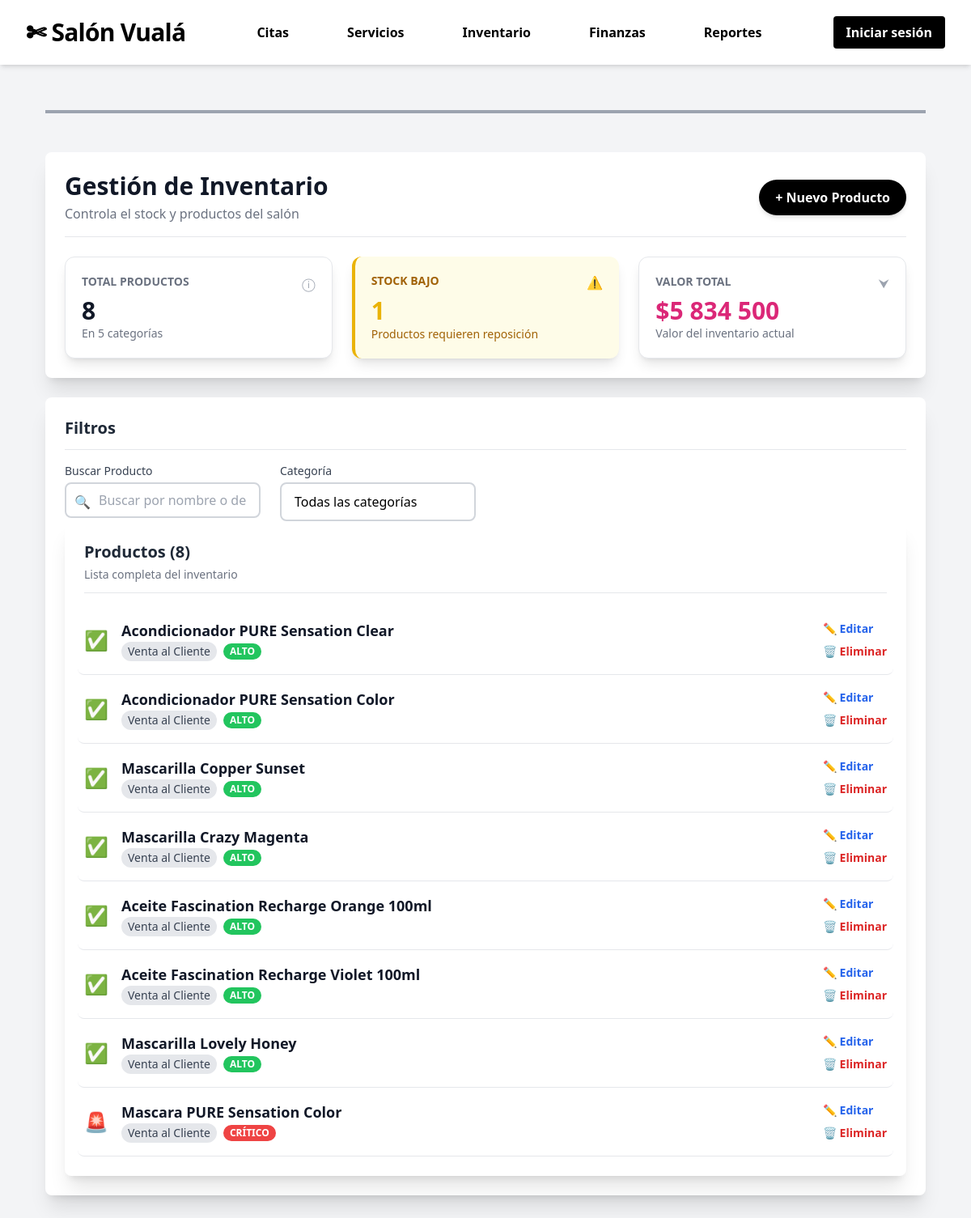
The app's page /inventario/ with its own data.
### inventario/models.py (models this page shows, shortened)
class Producto(models.Model):
    TIPO_CHOICES = [
        ("venta", "Venta al Cliente"),
        ("insumo", "Consumo Interno"),
    ]
    CATEGORIA_CHOICES = [
        ("shampoo", "Shampoo"),
        ("acondicionador", "Acondicionador"),
        ("mascarilla", "Mascarilla / Máscara"),
        ("aceite", "Aceite / Aceite"),
        ("otros", "Otros"),
    ]
    nombre = models.CharField(max_length=100)
    descripcion = models.TextField(blank=True)
    tipo = models.CharField(max_length=10, choices=TIPO_CHOICES, default="venta")
    categoria = models.CharField(
        max_length=20,
        choices=CATEGORIA_CHOICES,
        default="otros"
    )
    precio = models.PositiveIntegerField(default=0)
    stock = models.PositiveIntegerField(default=0)
    stock_minimo = models.PositiveIntegerField(default=5)
    codigo_barra = models.CharField(max_length=50, unique=True)
    unidad = models.CharField(max_length=20, default="und")
    imagen = models.ImageField(upload_to="productos/", blank=True, null=True)

### inventario/views.py (the view)
# urls.py: path('inventario/', include('inventario.urls')),
def inventario(request):
    productos = Producto.objects.all()
    search = request.GET.get("search", "").strip()
    category = request.GET.get("category", "").strip()
    if search:
        productos = productos.filter(
            Q(nombre__icontains=search) |
            Q(descripcion__icontains=search)
        )
    if category:
        productos = productos.filter(categoria=category)
    total_productos = productos.count()
    stock_bajo = productos.filter(stock__lte=F('stock_minimo')).count()
    valor_total = sum(p.precio * p.stock for p in productos)
    return render(request, 'inventario/inventario.html', {
        'productos': productos,
        'total_productos': total_productos,
        'stock_bajo': stock_bajo,
        'valor_total': valor_total,
        'search': search,
        'category': category,
    })

### inventario/templates/inventario/inventario.html (shortened to what this page needs)
{% extends "inicio/base_dashboard.html" %}
{% load humanize %}
{% block content %}
<div class="min-h-screen bg-gray-100 p-4 sm:p-6 lg:p-8">
    <div class="max-w-7xl mx-auto">
        <div class="max-w-7xl mx-auto pt-6 mb-6 border-t-4 border-gray-400"></div>
        <div class="bg-white shadow-xl rounded-lg p-6 mb-6">
            <div class="flex justify-between items-start sm:items-center mb-4 border-b pb-4">
                <div>
                    <h1 class="text-3xl font-extrabold text-gray-900">Gestión de Inventario</h1>
                    <p class="text-base text-gray-500 mt-1">Controla el stock y productos del salón</p>
                </div>
                <a href="{% url 'agregar_producto_form' %}"
   class="bg-black text-white px-5 py-2.5 rounded-full font-semibold text-base mt-3 sm:mt-0 hover:bg-pink-500 transition-all duration-300 shadow-md hover:shadow-lg">
    + Nuevo Producto
</a>
            </div>
            <div class="grid grid-cols-1 md:grid-cols-3 gap-6 mt-6">
                <div class="bg-white border border-gray-200 p-5 rounded-xl shadow-lg flex flex-col justify-between">
                    <div class="flex justify-between items-start">
                        <h3 class="text-gray-500 font-semibold uppercase text-sm">Total Productos</h3>
                        <span class="text-gray-400 cursor-pointer hover:text-gray-600">ⓘ</span>
                    </div>
                   <p class="text-3xl font-extrabold text-gray-900 mt-1">{{ total_productos }}</p>
                    <p class="text-sm text-gray-500">En 5 categorías</p>
                </div>
                <div class="bg-yellow-50 border-l-4 border-yellow-500 p-5 rounded-xl shadow-lg flex flex-col justify-between">
                    <div class="flex justify-between items-start">
                        <h3 class="text-yellow-700 font-semibold uppercase text-sm">Stock Bajo</h3>
                        <span class="text-yellow-500 cursor-pointer hover:text-yellow-700">⚠️</span>
                    </div>
                    <p class="text-3xl font-extrabold text-yellow-500 mt-1">{{ stock_bajo }}</p>
                    <p class="text-sm text-yellow-700">Productos requieren reposición</p>
                </div>
                <div class="bg-white border border-gray-200 p-5 rounded-xl shadow-lg flex flex-col justify-between">
                    <div class="flex justify-between items-start">
                        <h3 class="text-gray-500 font-semibold uppercase text-sm">Valor Total</h3>
                        <span class="text-gray-400 cursor-pointer hover:text-gray-600">⮟</span>
                    </div>
                    <p class="text-3xl font-extrabold text-pink-600 mt-1">
    ${{ valor_total|intcomma }}
</p>
                    <p class="text-sm text-gray-500">Valor del inventario actual</p>
                </div>
            </div>
        </div>
        <div class="bg-white shadow-xl rounded-lg p-6 mb-6">
            <h2 class="text-xl font-bold text-gray-800 mb-4 border-b pb-3">Filtros</h2>
            <div class="grid grid-cols-1 sm:grid-cols-2 gap-6">
    <form method="GET">
        <div class="grid grid-cols-1 sm:grid-cols-2 gap-6">
            <div>
                <label for="search" class="block text-sm font-medium text-gray-700 mb-1">Buscar Producto</label>
                <div class="relative">
                    <input type="text"
                           id="search"
                           name="search"
                           placeholder="Buscar por nombre o descripción..."
                           value="{{ request.GET.search|default:'' }}"
                           class="w-full border-2 border-gray-300 focus:border-pink-500 focus:ring-pink-500 rounded-lg pl-10 pr-4 py-2 transition duration-150 ease-in-out">
                    <span class="absolute left-3 top-3 text-gray-400">🔍</span>
                </div>
            </div>
            <div>
                <label for="category" class="block text-sm font-medium text-gray-700 mb-1">Categoría</label>
<select id="category"
        name="category"
        class="w-full border-2 border-gray-300 focus:border-pink-500 focus:ring-pink-500 rounded-lg px-4 py-2.5 appearance-none bg-white transition duration-150 ease-in-out"
        onchange="this.form.submit()">
    <option value="">Todas las categorías</option>
</select>
            </div>
        </div>
    </form>
</div>
        <div class="bg-white shadow-xl rounded-lg p-6">
<h2 class="text-xl font-bold text-gray-800 mb-1">Productos ({{ productos.count }})</h2>
<p class="text-sm text-gray-500 mb-4 border-b pb-3">Lista completa del inventario</p>
{% for p in productos %}
<div class="flex justify-between items-center py-4 border-b hover:bg-gray-50 transition duration-200 px-2 -mx-2 rounded-lg">
    <div class="flex items-center space-x-4">
        {% if p.stock <= p.stock_minimo %}
            <span class="text-2xl text-red-500">🚨</span>
        {% elif p.stock <= p.stock_minimo|add:3 %}
            <span class="text-2xl text-yellow-500">📦</span>
        {% else %}
            <span class="text-2xl text-green-500">✅</span>
        {% endif %}
        <div>
            <p class="font-semibold text-lg text-gray-900">{{ p.nombre }}</p>
            <div class="flex space-x-2 items-center text-sm">
                <span class="bg-gray-200 text-gray-700 px-2 py-0.5 rounded-full font-medium">{{ p.get_tipo_display }}</span>
                {% if p.stock <= p.stock_minimo %}
                    <span class="bg-red-500 text-white px-2 py-0.5 rounded-full font-bold uppercase text-xs">Crítico</span>
                {% elif p.stock <= p.stock_minimo|add:3 %}
                    <span class="bg-yellow-500 text-white px-2 py-0.5 rounded-full font-bold uppercase text-xs">Bajo</span>
                {% else %}
                    <span class="bg-green-500 text-white px-2 py-0.5 rounded-full font-bold uppercase text-xs">Alto</span>
                {% endif %}
            </div>
        </div>
    </div>
    <div class="flex flex-col space-y-2 text-sm">
        <a href="{% url 'editar_producto' p.id %}"
           class="text-blue-600 hover:text-blue-800 font-semibold transition">
           ✏️ Editar
        </a>
        <a href="{% url 'eliminar_producto' p.id %}"
           class="text-red-600 hover:text-red-800 font-semibold transition"
           onclick="return confirm('¿Seguro que deseas eliminar este producto?');">
           🗑️ Eliminar
        </a>
    </div>
</div>
{% empty %}
<div class="text-center py-10 text-gray-500">
    No hay productos registrados aún.
</div>
{% endfor %}
    </div>
</div>
{% endblock %}

### records on screen
Producto: nombre "Acondicionador PURE Sensation Clear", tipo "Venta al Cliente", stock "ALTO"
Producto: nombre "Acondicionador PURE Sensation Color", tipo "Venta al Cliente", stock "ALTO"
Producto: nombre "Mascarilla Copper Sunset", tipo "Venta al Cliente", stock "ALTO"
Producto: nombre "Mascarilla Crazy Magenta", tipo "Venta al Cliente", stock "ALTO"
Producto: nombre "Aceite Fascination Recharge Orange 100ml", tipo "Venta al Cliente", stock "ALTO"
Producto: nombre "Aceite Fascination Recharge Violet 100ml", tipo "Venta al Cliente", stock "ALTO"
Producto: nombre "Mascarilla Lovely Honey", tipo "Venta al Cliente", stock "ALTO"
Producto: nombre "Mascara PURE Sensation Color", tipo "Venta al Cliente", stock "CRÍTICO"

### other values on screen
{{ total_productos }} "8"
{{ stock_bajo }} "1"
{{ valor_total|intcomma }} "5 834 500"
{{ productos.count }} "8"
